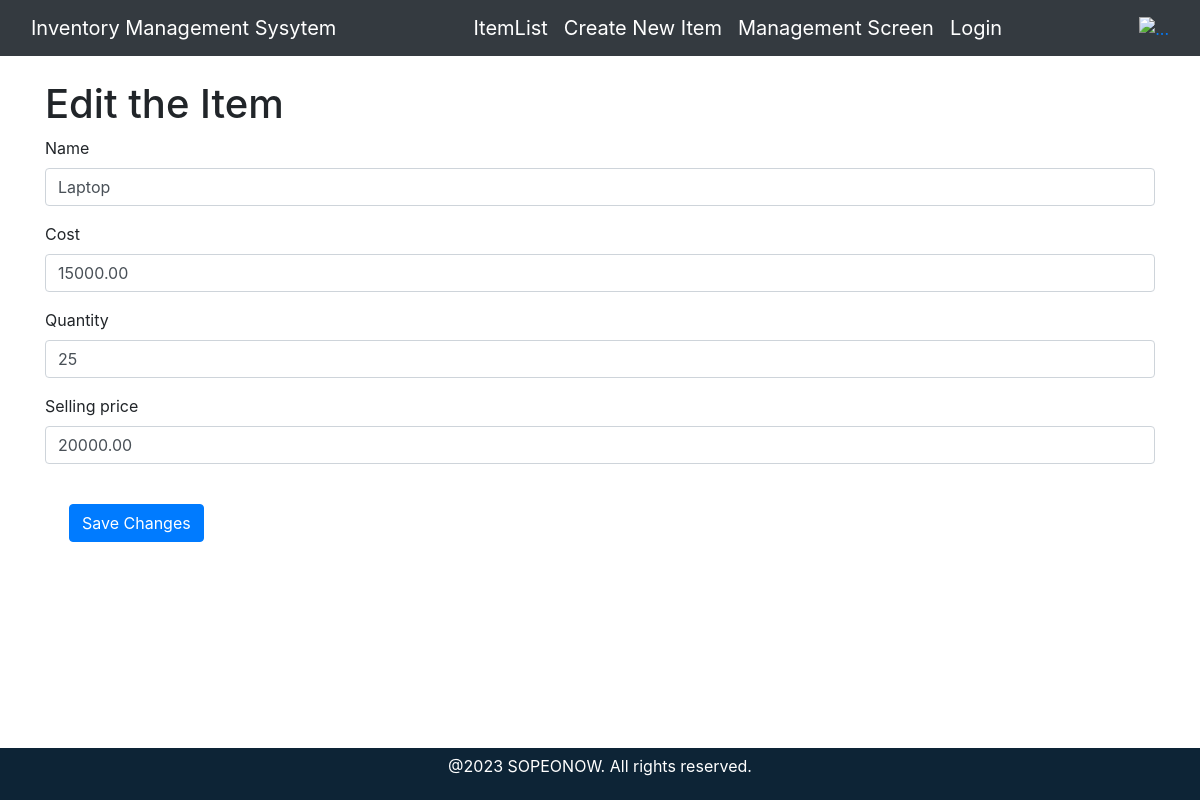
Screenshot of /IMS/editItem/1/ with the database file from the repository.
### IMS/models.py (models this page shows, shortened)
class Inventory(models.Model):
    id = models.AutoField(primary_key=True)
    name = models.CharField(max_length=100)
    iin = models.CharField(max_length=100, default=uuid.uuid4)  # Item Identification Number
    cost = models.DecimalField(max_digits=10, decimal_places=2)
    quantity = models.PositiveIntegerField()
    quantity_sold = models.PositiveIntegerField(default=0)
    selling_price = models.DecimalField(max_digits=10, decimal_places=2)
    profit_earned = models.DecimalField(max_digits=10, decimal_places=2,default=0)
    revenue = models.DecimalField(max_digits=10, decimal_places=2,default=0)

### IMS/views.py (the view)
# urls.py: path('editItem/<int:item_id>/',views.editItem, name = "editItem"),
def editItem(request, item_id):
    item = Inventory.objects.get(pk = item_id)
    if request.method == 'POST':
        form = InventoryForm(request.POST, instance=item)
        if form.is_valid():
            form.save()
            return redirect('itemList')
    else:
        form = InventoryForm(instance=item)
    context = {'form': form, 'item': item}
    return render(request, 'editItem/index.html', context)

### IMS/forms.py
class InventoryForm(forms.ModelForm):
    class Meta:
        model = Inventory
        fields = ['name','cost','quantity','selling_price']

### IMS/templates/editItem/index.html (shortened to what this page needs)
{% extends 'main/ss.html'%}
{% load bootstrap4 %}
{% block body %}
    <div class="container">
        <h1 class="mt-4">Edit the Item</h1>
        <form method="post" action = ''>
            {% bootstrap_form form %}
            <button type="submit" class="btn btn-primary m-4">Save Changes</button>
        </form>
    </div>
{% endblock %}

### rows the page displays
Inventory: name "Laptop", cost "15000.00", quantity "25", selling_price "20000.00"
